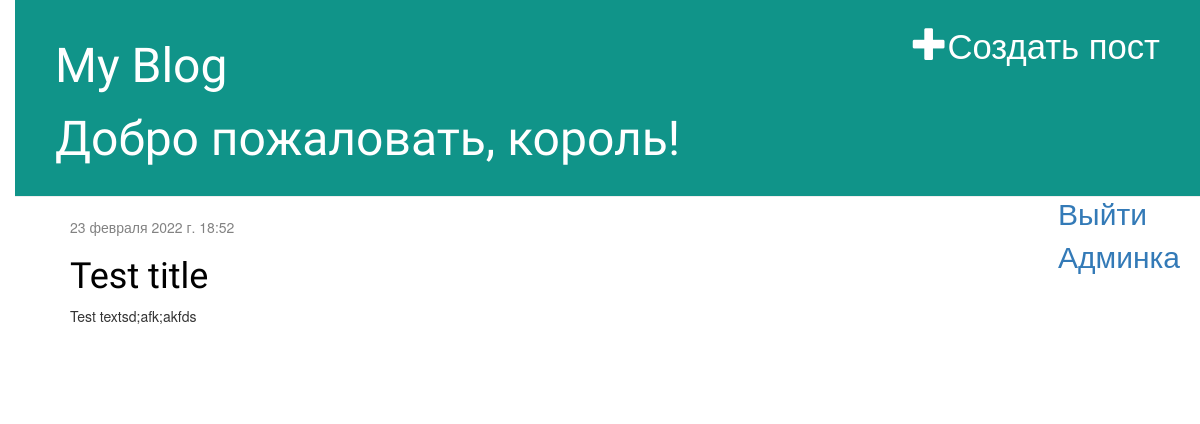
The app's page / (signed in) with its own data.
### blog/models.py (models this page shows, shortened)
class Post(models.Model):
    author = models.ForeignKey(settings.AUTH_USER_MODEL, on_delete=models.CASCADE)
    title = models.CharField(max_length=200)
    text = models.TextField()
    created_date = models.DateTimeField(default=timezone.now)
    published_date = models.DateTimeField(blank=True, null=True)
    class Meta:
        verbose_name = 'Пост'
        verbose_name_plural = 'Посты'

### blog/views.py (the view)
# urls.py: path('', views.post_list, name='post_list'),
def post_list(request):
    posts = Post.objects.filter(published_date__lte=timezone.now()).order_by('published_date')
    return render(request, 'blog/post_list.html', {'posts': posts})

### blog/templates/blog/post_list.html
{% extends 'blog/base.html' %}
{% block content %}
    {% for post in posts %}
        <div class="post">
            <div class="date">
                {{ post.published_date }}
            </div>
            <h1><a href="{% url 'post_detail' pk=post.pk %}">{{ post.title }}</a></h1>
            <p>{{ post.text|linebreaksbr }}</p>
        </div>
    {% endfor %}
{% endblock %}

### blog/static/css/blog.css (style rules this page uses)
body { padding-left: 15px; }
h1, h3, h4 { font-family: 'Lobster', cursive; }
.date { color: #828282; }
.post { margin-bottom: 70px; }
.post h1 a, .post h1 a:visited { color: #000000; }

### records on screen
Post: published_date "23 февраля 2022 г. 18:52", title "Test title", text "Test textsd;afk;akfds"
